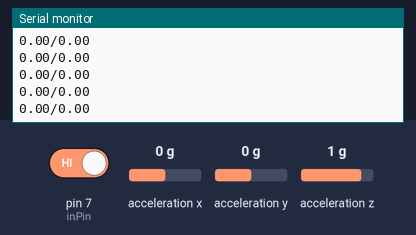
Simulated run of this sketch. Board: Arduino Uno, built for the host (arithmetic inside an expression is 32-bit, double 64-bit). Parts: the last lines printed to the serial monitor. Wiring (inferred from the names in the program): ADXL345 accelerometer at I2C address 0x53. The inputs (shaded band) are chosen by the test bench; at power-on: acceleration y 0 g, pin 7 (inPin) HIGH, acceleration x 0 g, acceleration z 1 g. The modem accepts every AT command (registered, SIM ready, sends succeed) and sends nothing else.

Above: at 1.2 s.
1.3 s: acceleration y set to 0.8 g
At 2.3 s:
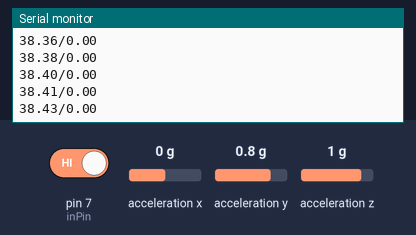
4.3 s: pin 7 (inPin) driven LOW
5.8 s: acceleration x set to 0.8 g
At 6.7 s:
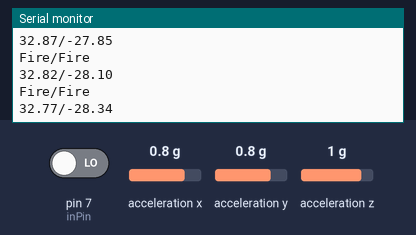
8.8 s: acceleration z set to -1.4 g
At 9.5 s:
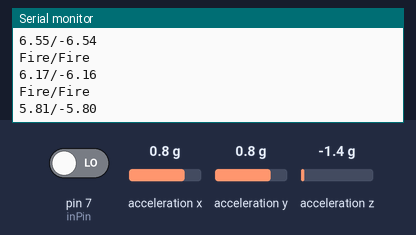
10.3 s: acceleration z set to 1.4 g
At 10.8 s:
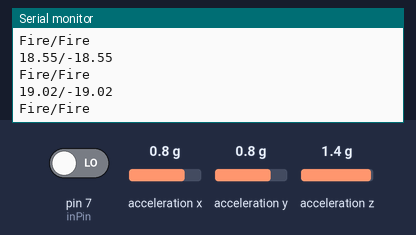
13.3 s: pin 7 (inPin) driven HIGH
Timing chart, 0 to 15.8 s (numbered marks = the images above; inputs shaded):
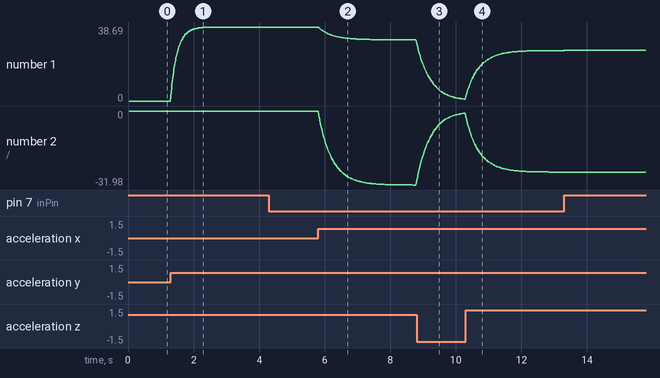

The sketch:

today_visualize.ino
```cpp
#include <Wire.h>  // Wire library - used for I2C communication

#include <SoftwareSerial.h>
SoftwareSerial BTserial(2, 3); // RX | TX

int ADXL345 = 0x53; // The ADXL345 sensor I2C address

float X_out, Y_out, Z_out;  // Outputs
float roll,pitch,rollF,pitchF=0;

int inPin = 7;   // choose the input pin (for a pushbutton)
int val = 1;     // variable for reading the pin status

void setup() {
  pinMode(inPin, INPUT);    // declare pushbutton as input

  Serial.begin(9600); // Initiate serial communication for printing the results on the Serial monitor
  BTserial.begin(9600);
  BTserial.println("BTSerial Connected");

  Wire.begin(); // Initiate the Wire library
  // Set ADXL345 in measuring mode
  Wire.beginTransmission(ADXL345); // Start communicating with the device
  Wire.write(0x2D); // Access/ talk to POWER_CTL Register - 0x2D
  // Enable measurement
  Wire.write(8); // Bit D3 High for measuring enable (8dec -> 0000 1000 binary)
  Wire.endTransmission();
  delay(10);

  //Off-set Calibration
  //X-axis
  Wire.beginTransmission(ADXL345);
  Wire.write(0x1E);
  Wire.write(1);
  Wire.endTransmission();
  delay(10);
  //Y-axis
  Wire.beginTransmission(ADXL345);
  Wire.write(0x1F);
  Wire.write(-2);
  Wire.endTransmission();
  delay(10);

  //Z-axis
  Wire.beginTransmission(ADXL345);
  Wire.write(0x20);
  Wire.write(-9);
  Wire.endTransmission();
  delay(10);
}

void loop() {

  // === Read acceleromter data === //
  Wire.beginTransmission(ADXL345);
  Wire.write(0x32); // Start with register 0x32 (ACCEL_XOUT_H)
  Wire.endTransmission(false);
  Wire.requestFrom(ADXL345, 6, true); // Read 6 registers total, each axis value is stored in 2 registers
  X_out = ( Wire.read() | Wire.read() << 8); // X-axis value
  X_out = X_out / 256; //For a range of +-2g, we need to divide the raw values by 256, according to the datasheet
  Y_out = ( Wire.read() | Wire.read() << 8); // Y-axis value
  Y_out = Y_out / 256;
  Z_out = ( Wire.read() | Wire.read() << 8); // Z-axis value
  Z_out = Z_out / 256;

  // Calculate Roll and Pitch (rotation around X-axis, rotation around Y-axis)
  roll = atan(Y_out / sqrt(pow(X_out, 2) + pow(Z_out, 2))) * 180 / PI;
  pitch = atan(-1 * X_out / sqrt(pow(Y_out, 2) + pow(Z_out, 2))) * 180 / PI;

  // Low-pass filter
  rollF = 0.94 * rollF + 0.06 * roll;
  pitchF = 0.94 * pitchF + 0.06 * pitch;

  val = digitalRead(inPin);  // read input value


  Serial.print(rollF);
  Serial.print("/");
  Serial.println(pitchF);

  if (val == LOW) {         // check if the input is LOW (button Pressed)
    Serial.print("Fire");
    Serial.print("/");
    Serial.println("Fire");
  }

  BTserial.write(rollF);
}
```

Measured:
- after the input at 1.3 s, the serial monitor: prints a new line at once (image 1)
- after the input at 5.8 s, the serial monitor: prints a new line at once (image 2)
- plotted number 1: 0 → 38.69 after the input at 1.3 s, 38.69 → 32.01 after the input at 5.8 s
- plotted number 2: 0 → -31.98 after the input at 5.8 s
